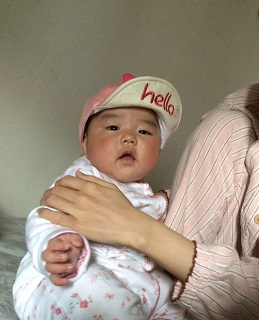
#> input picture data/yq1.jpg, 259 x 320 px
$ python test_orb.py   (older library calls are emulated)
#> lines starting #> are read from the running program, lines starting #| are printed output that depends on the picture; after the words box and inside, x2 and y2 are one past the last pixel; in counts of white or black regions, pixels touching at a corner belong together
"""
ORB (Oriented FAST and Rotated BRIEF) is a fast robust local feature detector,
first presented by Ethan Rublee et al. in 2011, that can be used in computer vision
tasks like object recognition or 3D reconstruction. It is based on the FAST keypoint
detector and the visual descriptor BRIEF (Binary Robust Independent Elementary Features).
Its aim is to provide a fast and efficient alternative to SIFT.
"""

import numpy as np
import cv2

def drawMatches(img1, kp1, img2, kp2, matches):
    """
    My own implementation of cv2.drawMatches as OpenCV 2.4.9
    does not have this function available but it's supported in
    OpenCV 3.0.0

    This function takes in two images with their associated
    keypoints, as well as a list of DMatch data structure (matches)
    that contains which keypoints matched in which images.

    An image will be produced where a montage is shown with
    the first image followed by the second image beside it.

    Keypoints are delineated with circles, while lines are connected
    between matching keypoints.

    img1,img2 - Grayscale images
    kp1,kp2 - Detected list of keypoints through any of the OpenCV keypoint
              detection algorithms
    matches - A list of matches of corresponding keypoints through any
              OpenCV keypoint matching algorithm
    """

    # Create a new output image that concatenates the two images together
    # (a.k.a) a montage
    rows1 = img1.shape[0]
    cols1 = img1.shape[1]
    rows2 = img2.shape[0]
    cols2 = img2.shape[1]

    out = np.zeros((max([rows1,rows2]),cols1+cols2,3), dtype='uint8')

    # Place the first image to the left
    out[:rows1,:cols1,:] = np.dstack([img1, img1, img1])

    # Place the next image to the right of it
    out[:rows2,cols1:cols1+cols2,:] = np.dstack([img2, img2, img2])

    # For each pair of points we have between both images
    # draw circles, then connect a line between them
    for mat in matches:

        # Get the matching keypoints for each of the images
        img1_idx = mat.queryIdx
        img2_idx = mat.trainIdx

        # x - columns
        # y - rows
        (x1,y1) = kp1[img1_idx].pt
        (x2,y2) = kp2[img2_idx].pt

        # Draw a small circle at both co-ordinates
        # radius 4
        # colour blue
        # thickness = 1
        cv2.circle(out, (int(x1),int(y1)), 4, (255, 0, 0), 1)
        cv2.circle(out, (int(x2)+cols1,int(y2)), 4, (255, 0, 0), 1)

        # Draw a line in between the two points
        # thickness = 1
        # colour blue
        cv2.line(out, (int(x1),int(y1)), (int(x2)+cols1,int(y2)), (255, 0, 0), 1)

    return out

img1 = cv2.imread('../data/yq1.jpg',0) # Original image
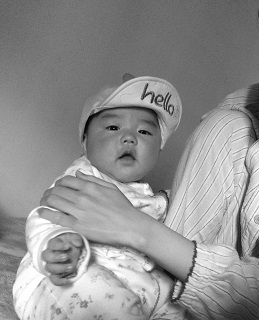
#> img1: shape (320, 259); min 0, max 255, mean 144.4
img2 = cv2.imread('../data/yq2.jpg',0) # Rotated image
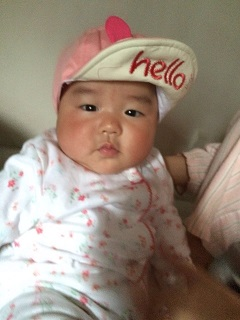
#> input picture data/yq2.jpg, 240 x 320 px
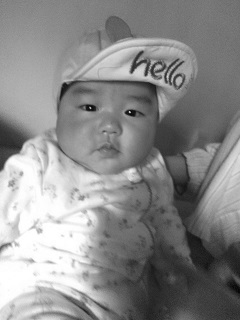
#> img2: shape (320, 240); min 5, max 255, mean 138.4

# Create ORB detector with 1000 keypoints with a scaling pyramid factor
# of 1.2
orb = cv2.ORB(1000, 1.2)

# Detect keypoints of original image
(kp1,des1) = orb.detectAndCompute(img1, None)
#> kp1 = 839 keypoints; strongest (x, y, size): (149, 93, 31), (151, 93, 31), (162, 100, 31), (178, 283, 31)

# Detect keypoints of rotated image
(kp2,des2) = orb.detectAndCompute(img2, None)
#> kp2 = 797 keypoints; strongest (x, y, size): (129, 111, 31), (126, 112, 31), (90, 108, 31), (149, 76, 53.6)

# Create matcher
bf = cv2.BFMatcher(cv2.NORM_HAMMING, crossCheck=True)

# Do matching
matches = bf.match(des1,des2)
#> matches = 219 matches

# Sort the matches based on distance.  Least distance
# is better
matches = sorted(matches, key=lambda val: val.distance)

# only show top 20 matches
img3 = drawMatches(img1,kp1,img2,kp2,matches[:20])
#> in drawMatches, `out[:rows1,:cols1,:] = np.dstack([img1, img1, img1])`:
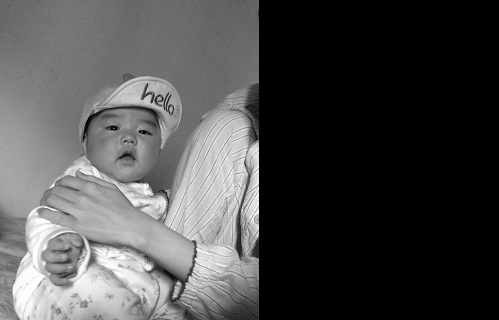
#> out: shape (320, 499, 3); min 0, max 255, mean 74.9
#> in drawMatches, `out[:rows2,cols1:cols1+cols2,:] = np.dstack([img2, img2, img2])`:
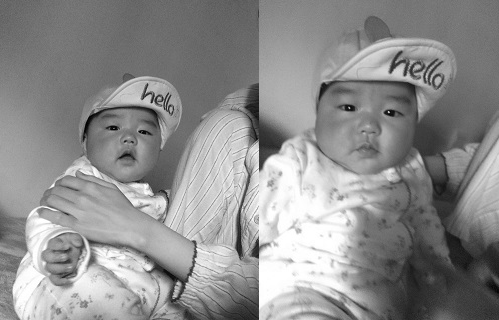
#> out: shape (320, 499, 3); min 0, max 255, mean 141.5
#> the loop in drawMatches, `for mat in matches:` made 20 passes
#> (img1_idx, img2_idx, x1, y1, x2, y2) on passes 1 to 12: (92, 458, 112, 129, 87.84, 109.4), (233, 564, 151.2, 100.8, 145.2, 72.58), (101, 461, 140, 131, 126.7, 112.3), (235, 565, 156, 102, 152.1, 72.58), (87, 202, 167, 190, 111, 140), (111, 130, 166, 213, 167, 158), (115, 76, 190, 269, 60, 98), (409, 659, 149.8, 96.48, 141, 66.36), (676, 263, 145.2, 87.09, 183.6, 76.8), (51, 267, 95, 112, 80.4, 79.2), (332, 480, 175.2, 277.2, 99.36, 148.3), (661, 159, 112.3, 248.8, 131, 182)
#> after the loop in drawMatches, `for mat in matches:`:
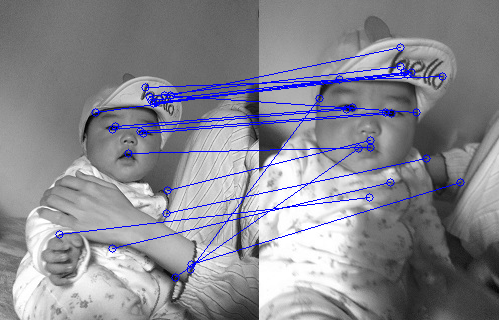
#> out: shape (320, 499, 3); 3.34% of pixels changed, all inside (x1, y1, x2, y2) = (55, 43, 465, 282); drawn as B, G, R

# Show the image
cv2.imshow('Matched Features', img3)
cv2.waitKey(0)
cv2.destroyAllWindows()
